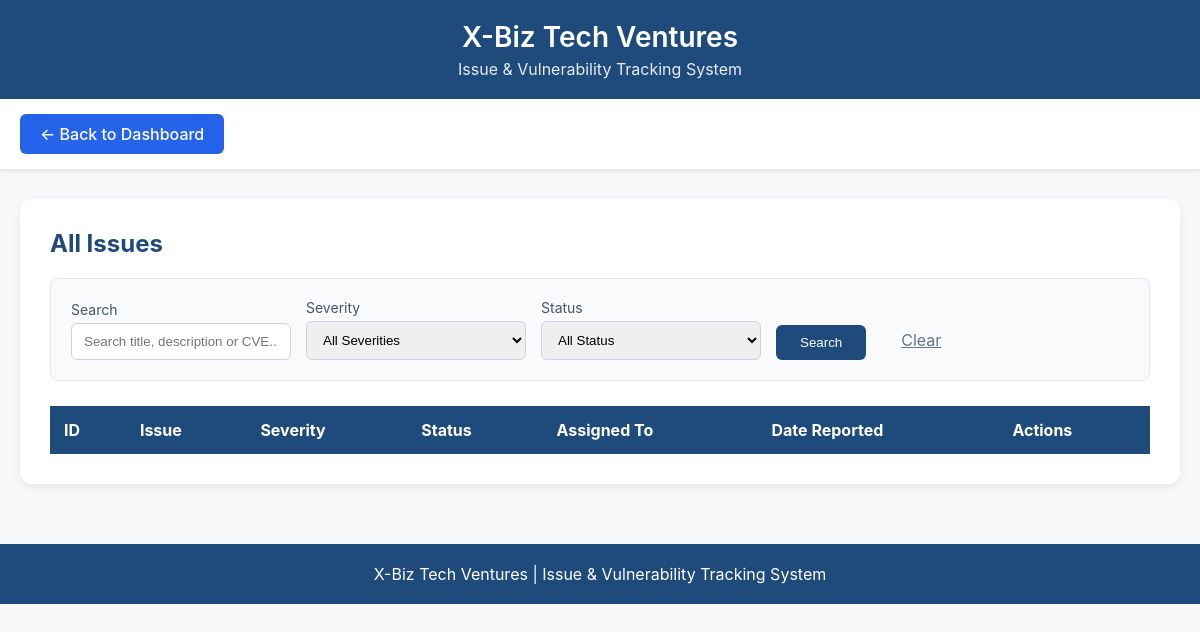
The app's page /issues, older data.
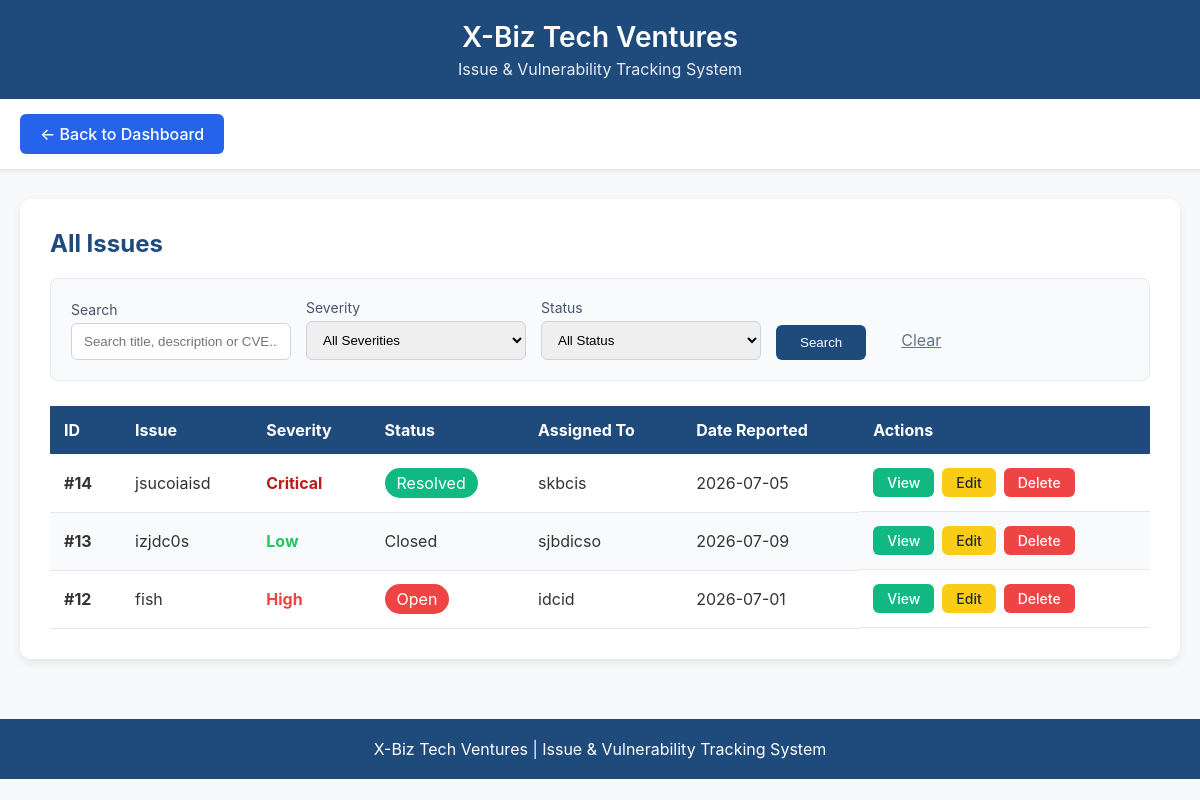
The same page, newer data.
### tables this page shows
CREATE TABLE issues(
            id INTEGER PRIMARY KEY AUTOINCREMENT,
            title TEXT NOT NULL,
            description TEXT NOT NULL,
            severity TEXT NOT NULL,
            status TEXT NOT NULL,
            assigned_to TEXT,
            date_reported DATE,
            cve TEXT,
            remediation TEXT,
            created_at TIMESTAMP DEFAULT CURRENT_TIMESTAMP,
            last_updated TIMESTAMP DEFAULT CURRENT_TIMESTAMP
        );

### app.py (the view)
@app.route("/issues")
def view_issues():
    search = request.args.get('search', '').strip()
    severity_filter = request.args.get('severity', '')
    status_filter = request.args.get('status', '')
    connection = sqlite3.connect("issues.db")
    connection.row_factory = sqlite3.Row
    cursor = connection.cursor()
    query = "SELECT * FROM issues WHERE 1=1"
    params = []
    if search:
        query += " AND (title LIKE ? OR description LIKE ? OR cve LIKE ?)"
        params.extend([f"%{search}%", f"%{search}%", f"%{search}%"])
    if severity_filter:
        query += " AND severity = ?"
        params.append(severity_filter)
    if status_filter:
        query += " AND status = ?"
        params.append(status_filter)
    query += " ORDER BY id DESC"
    cursor.execute(query, params)
    issues = cursor.fetchall()
    connection.close()
    return render_template("view_issues.html", issues=issues, search=search, severity_filter=severity_filter, status_filter=status_filter)

### templates/view_issues.html (shortened to what this page needs)
<!DOCTYPE html>
<html lang="en">
<head>
</head>
<body>
<header>
    <div class="header-content">
        <h1>X-Biz Tech Ventures</h1>
        <p class="subtitle">Issue &amp; Vulnerability Tracking System</p>
    </div>
</header>
<div class="nav">
    <div class="nav-content">
        <a href="/" class="btn btn-primary">← Back to Dashboard</a>
    </div>
</div>
<div class="container">
{% if issue %}
    <div class="card">
        <h2>Issue Details</h2>
        <table>
        </table>
    </div>
{% else %}
    <div class="card">
        <h2>All Issues</h2>
        <div class="search-bar">
            <form method="GET" action="/issues">
                <div class="form-group">
                    <label>Search</label>
                    <input type="text" name="search" value="{{ search }}"
                           placeholder="Search title, description or CVE...">
                </div>
                <div class="form-group">
                    <label>Severity</label>
                    <select name="severity">
                        <option value="">All Severities</option>
                    </select>
                </div>
                <div class="form-group">
                    <label>Status</label>
                    <select name="status">
                        <option value="">All Status</option>
                    </select>
                </div>
                <button type="submit" class="btn-search">Search</button>
                <a href="/issues" style="padding:10px 20px; color:#64748b;">Clear</a>
            </form>
        </div>
        <table>
            <thead>
            <tr>
                <th>ID</th>
                <th>Issue</th>
                <th>Severity</th>
                <th>Status</th>
                <th>Assigned To</th>
                <th>Date Reported</th>
                <th>Actions</th>
            </tr>
            </thead>
            <tbody>
            {% for item in issues %}
            <tr>
                <td><strong>#{{ item.id }}</strong></td>
                <td>{{ item.title }}</td>
                <td><span class="severity-{{ item.severity|lower }}">{{ item.severity }}</span></td>
                <td>
                    {% if item.status == "Resolved" %}
                        <span class="status-resolved">{{ item.status }}</span>
                    {% elif item.status == "In Progress" %}
                        <span class="status-inprogress">{{ item.status }}</span>
                    {% elif item.status == "Open" %}
                        <span class="status-open">{{ item.status }}</span>
                    {% else %}
                        {{ item.status }}
                    {% endif %}
                </td>
                <td>{{ item.assigned_to or "Not Assigned" }}</td>
                <td>{{ item.date_reported or "N/A" }}</td>
                <td class="actions">
                    <a href="/view_issue/{{ item.id }}" class="btn btn-small btn-view">View</a>
                    <a href="/edit_issue/{{ item.id }}" class="btn btn-small btn-edit">Edit</a>
                    <a href="/delete_issue/{{ item.id }}" class="btn btn-small btn-delete"
                       onclick="return confirm('Delete this issue?');">Delete</a>
                </td>
            </tr>
            {% endfor %}
            </tbody>
        </table>
    </div>
{% endif %}
</div>
<footer class="footer">
    X-Biz Tech Ventures | Issue &amp; Vulnerability Tracking System
</footer>
</body>
</html>

Row changes from the older to the newer data that the page shows:
added issues: id "14", title "jsucoiaisd", severity "Critical", status "Resolved", assigned_to "skbcis", date_reported "2026-07-05"
added issues: id "13", title "izjdc0s", severity "Low", status "Closed", assigned_to "sjbdicso", date_reported "2026-07-09"
added issues: id "12", title "fish", severity "High", status "Open", assigned_to "idcid", date_reported "2026-07-01"
